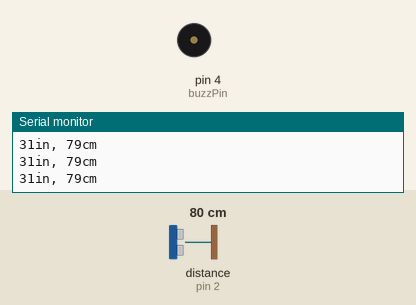
This sketch was run on a simulated Arduino Uno, built with avr-gcc and run on an emulated ATmega328P. On the bench: buzzer (waves = sounding), the last lines printed to the serial monitor. Wiring (inferred from the names in the program): ultrasonic range finder: trigger pin 3; echo pin 2. The test bench sets the inputs (shaded band); at power-on: distance to the obstacle (sensor on pin 2) 80 cm. The echo pulse lasts 58.3 µs per cm.

Above: at 1.2 s.
1.3 s: distance to the obstacle (sensor on pin 2) set to 32 cm
2.8 s: distance to the obstacle (sensor on pin 2) set to 28 cm
At 3.1 s:
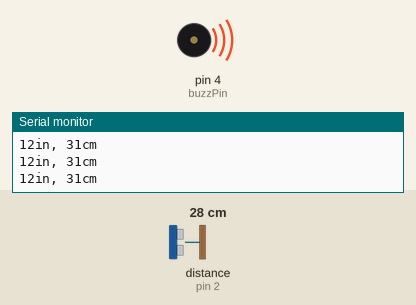
5.8 s: distance to the obstacle (sensor on pin 2) set to 9 cm
At 6.6 s:
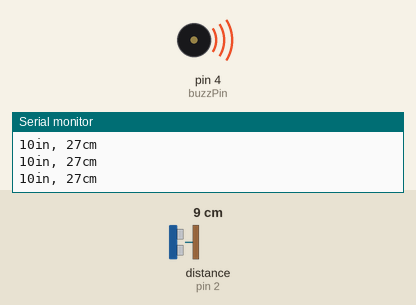
Timing chart, 0 to 13.3 s (numbered marks = the images above; inputs shaded):
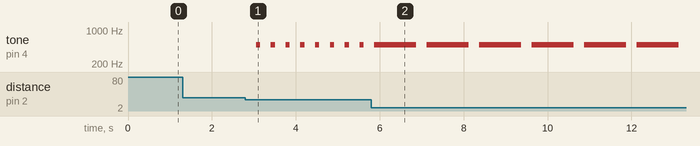

Measured:
- the behaviour switches between 31 and 30 cm on distance to the obstacle (sensor on pin 2) (found by bisection; images 0 and 1)
- after the input at 2.8 s, tone on pin 4 (buzzPin): alternates 500 Hz for 0.10 s and silent for 0.25 s, starting after 0.25 s
- after the input at 5.8 s, tone on pin 4 (buzzPin): alternates 500 Hz for 1.0 s and silent for 0.25 s, starting after 1.1 s

The sketch:

Distance_sensor_buzzer.ino
```cpp
//definiramo varijable
int echoPin = 2;
int trigPin = 3;
int buzzPin = 4;
long duration, cm, inches;

void setup()
{
Serial.begin (9600);

//definiramo ulaze i izlaze
pinMode(trigPin, OUTPUT);
pinMode(echoPin, INPUT);
}

//beskonačna petlja
void loop()
{
digitalWrite(trigPin, LOW);
delayMicroseconds(5);
digitalWrite(trigPin, HIGH);
delayMicroseconds(10);
digitalWrite(trigPin, LOW);
pinMode(echoPin, INPUT);
duration = pulseIn(echoPin, HIGH);

//izračun udaljenosti na temelju brzine zvuka
cm = (duration/2) / 29.1;
inches = (duration/2) / 74;

//uključivanje zujalice
if(cm>20 && cm<30)
{
  tone(4,500);
  delay(100);
  noTone(4);
  }

if(cm>5 && cm<15)
{
  tone(4,500);
  delay(1000);
  noTone(4);
  }

//Ispis u konzolu
Serial.print(inches);
Serial.print("in, ");
Serial.print(cm);
Serial.print("cm");
Serial.println();

delay(250);
}
```
